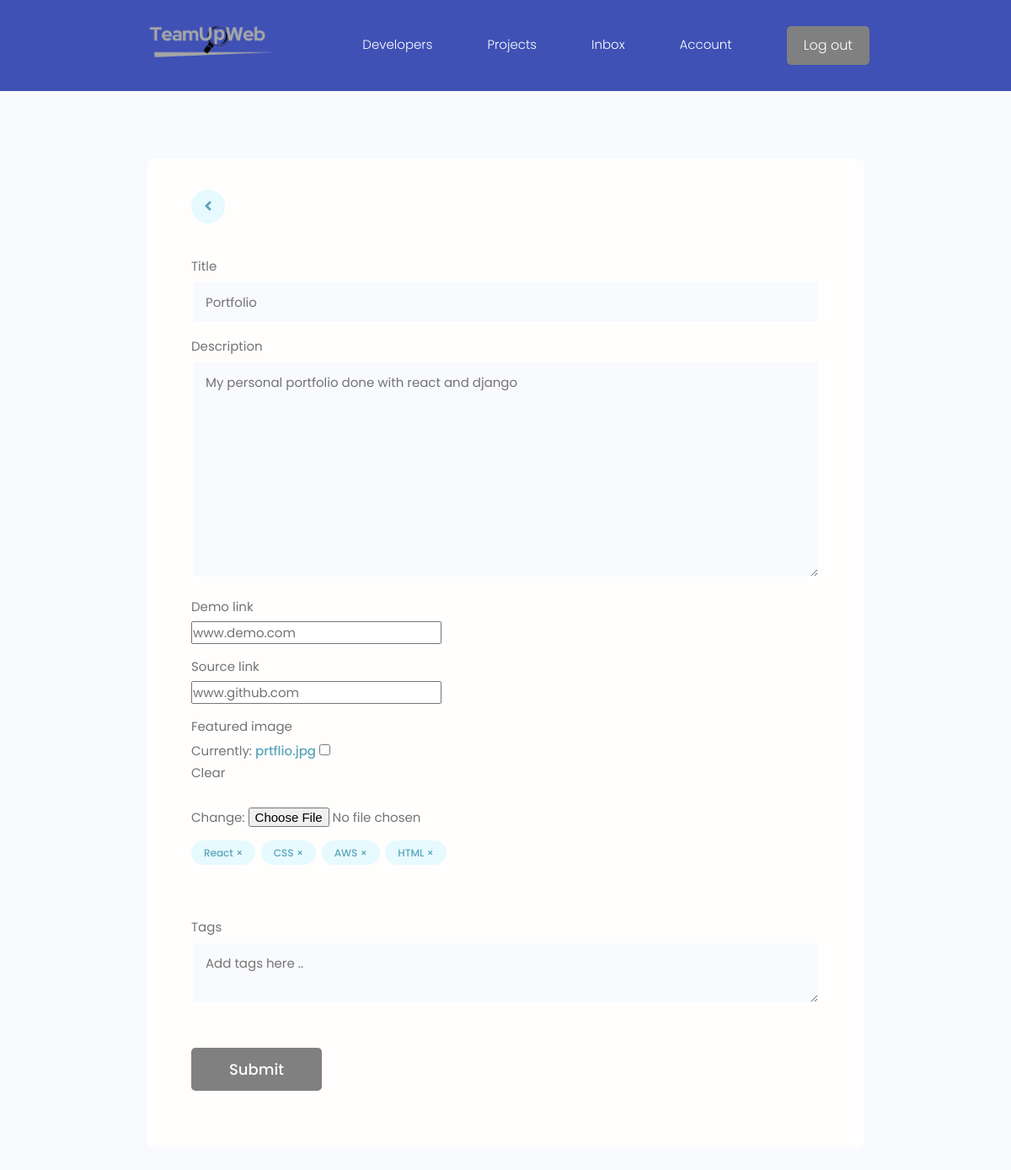
Before: /projects/update-project/7ac46bdc198948b6a848a1818625528c/ (signed in) with the older database file.
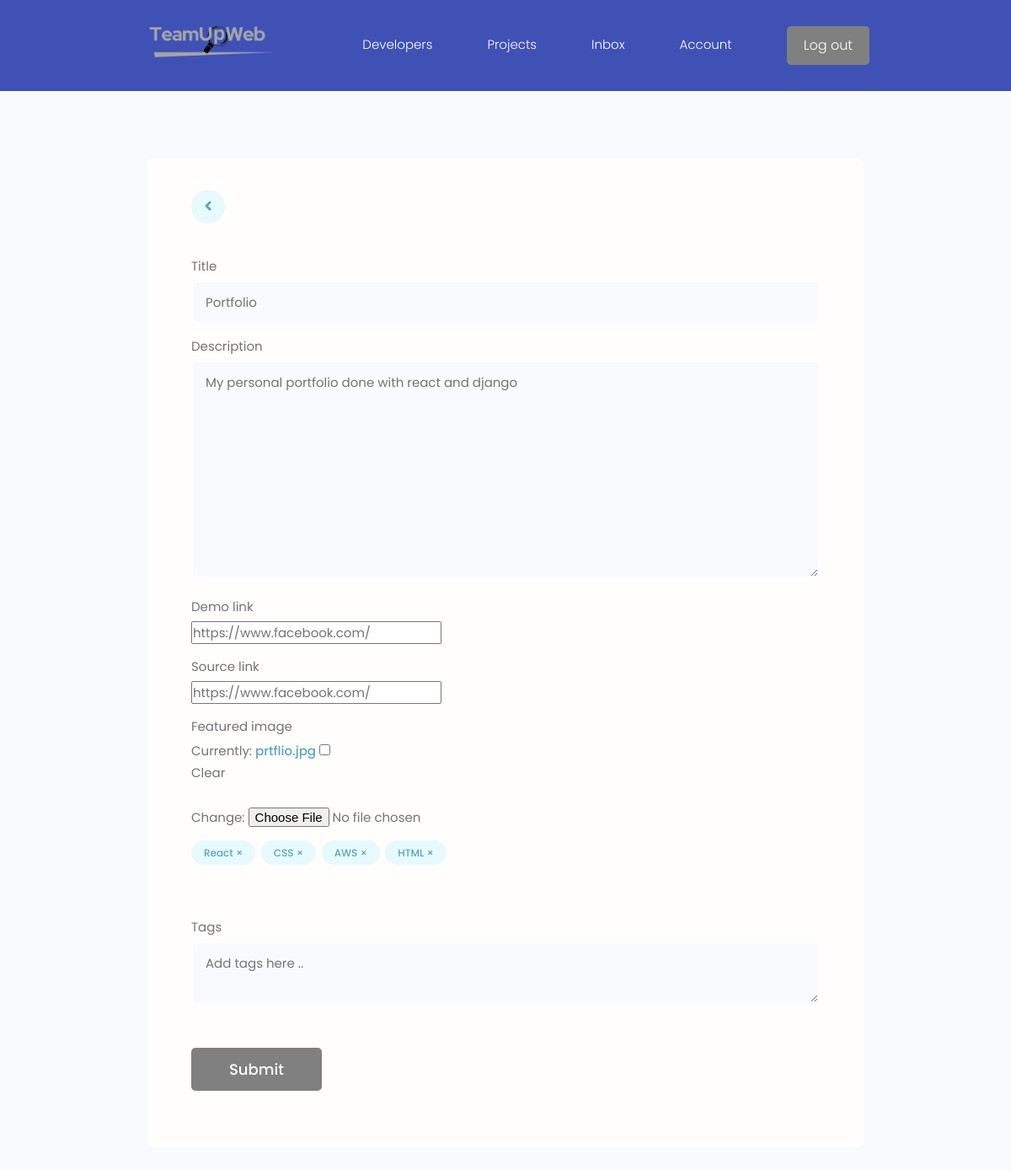
After: the same page with the newer database file.
### projects/models.py (models this page shows, shortened)
class Project(models.Model):
    owner = models.ForeignKey(Profile,null=True,blank=True,on_delete=models.CASCADE)
    title = models.CharField(max_length=200)
    description = models.TextField(null=True,blank=True)
    featured_image = models.ImageField(null=True,blank=True,default='default.jpg')
    demo_link = models.URLField(max_length=2000, null=True,blank=True)
    source_link = models.URLField(max_length=2000,null=True,blank=True)
    tags = models.ManyToManyField('Tag',blank=True)
    vote_total = models.IntegerField(default=0,null=True,blank=True)
    vote_ratio = models.IntegerField(default=0,null=True,blank=True)
    created = models.DateTimeField(auto_now_add=True)
    id = models.UUIDField(default=uuid.uuid4, unique = True,
                          primary_key=True,editable=False)
    class Meta:
        ordering = ['-vote_ratio' , '-vote_total' , 'title' ]

### projects/views.py (the view, shortened to what this page needs)
# urls.py: path('update-project/<str:pk>/',views.updateProject, name="update-project"),
@login_required(login_url='login')
def updateProject(request, pk):
    profile = request.user.profile
    project = profile.project_set.get(id=pk)
    form = ProjectForm(instance=project)
    context = {'form' : form , 'project' : project }
    return render(request , 'projects/project_form.html', context)

### projects/forms.py
class ProjectForm(ModelForm):
    class Meta:
        model = Project
        fields = ['title','description','demo_link','source_link','featured_image']
        widgets = {
            'tags': forms.CheckboxSelectMultiple(),
        }
    def __init__(self, *args, **kwargs):
        super(ProjectForm, self).__init__(*args, **kwargs)
        for name, field in self.fields.items():
            field.widget.attrs.update({'class': 'input'})

### projects/templates/projects/project_form.html
{% extends 'main.html' %}
{% block content %}
<main class="formPage my-xl">
	<div class="content-box">
		<div class="formWrapper">
			<a
				class="backButton"
				href="{% url 'account' %}"
				><i class="fas fa-angle-left"></i
			></a>
			<br />
			<form
				class="form"
				method="POST"
				enctype="multipart/form-data">
				{% csrf_token %} {% for field in form %}
				<div class="form__field">
					<label for="formInput#text">{{field.label}}</label>
					{{field}}
				</div>
				{% endfor %}
				<div class="form__field">
					{% for tag in project.tags.all %}
					<div
						class="project-tag tag tag--pill tag--main"
						data-tag="{{ tag.id }}"
						data-project="{{ project.id }}">
						{{tag.name}} &#215;
					</div>
					{% endfor %}
				</div>
				<br />
				<div class="form__field">
					<label for="formInput#text">Tags</label>
					<textarea
						class="input"
						name="newtags"
						placeholder="Add tags here .."></textarea>
				</div>
				<input
					class="btn btn--sub btn--lg my-md"
					type="submit"
					value="Submit" />
			</form>
		</div>
	</div>
</main>
{% endblock %}

Changed rows visible on the page:
changed Project "Portfolio": demo_link "www.demo.com" → "https://www.facebook.com/"; source_link "www.github.com" → "https://www.facebook.com/"
